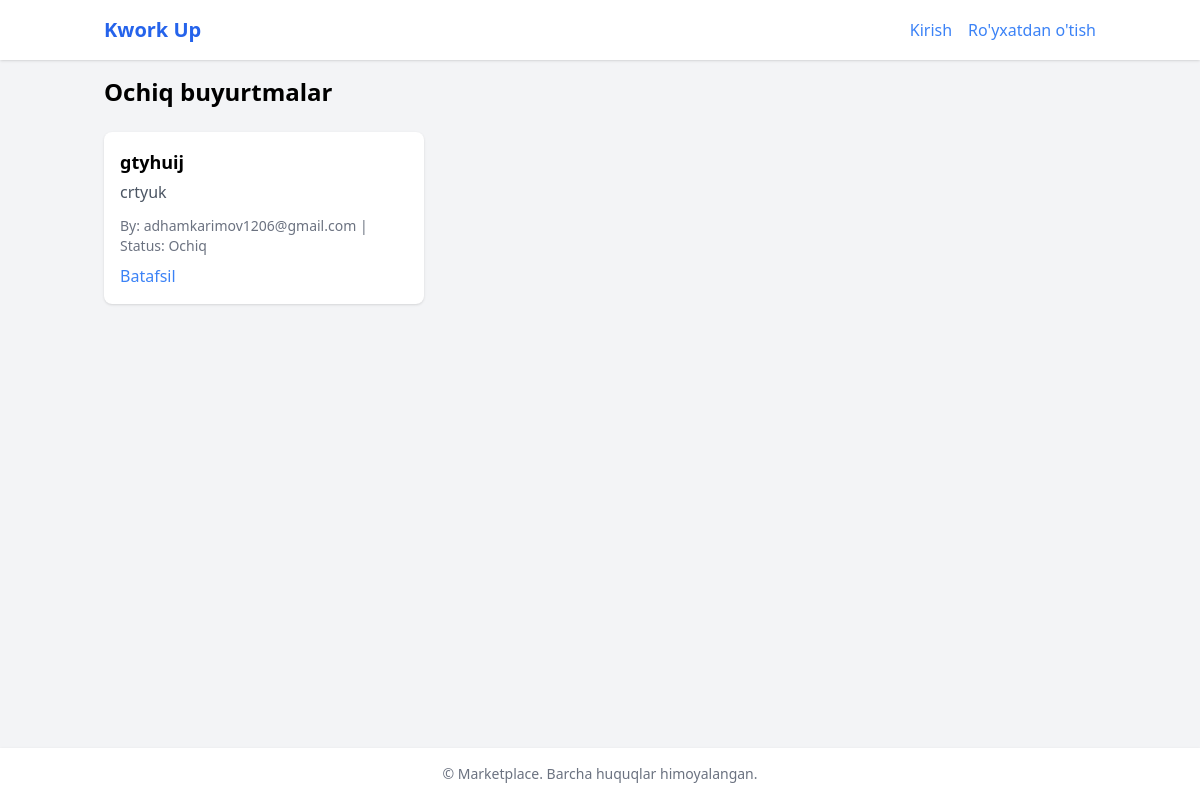
The page / on the database its author committed.
### marketplace/models.py (models this page shows, shortened)
class Order(models.Model):
    class Status(models.TextChoices):
        OPEN           = 'OPEN',           'Ochiq'
        IN_NEGOTIATION = 'IN_NEGOTIATION', 'Kelishilmoqda'
        IN_PROGRESS    = 'IN_PROGRESS',    'Jarayonda'
        COMPLETED      = 'COMPLETED',      'Tugatilgan'
        DELAYED        = 'DELAYED',        'Kechikkan'
        CANCELLED      = 'CANCELLED',      'Bekor qilingan'
    client         = models.ForeignKey(
        settings.AUTH_USER_MODEL,
        on_delete=models.CASCADE,
        related_name='orders'
    )
    assigned_freelancer = models.ForeignKey(
        settings.AUTH_USER_MODEL,
        on_delete=models.SET_NULL,
        null=True, blank=True,
        related_name='assigned_orders'
    )
    title          = models.CharField(max_length=255)
    description    = models.TextField()
    initial_budget = models.DecimalField(max_digits=12, decimal_places=2)
    final_price    = models.DecimalField(max_digits=12, decimal_places=2, null=True, blank=True)
    status         = models.CharField(max_length=20, choices=Status.choices, default=Status.OPEN)
    deadline       = models.DateTimeField(null=True, blank=True)
    tags           = models.ManyToManyField(Tag, blank=True, related_name='orders')
    created_at     = models.DateTimeField(auto_now_add=True)
    updated_at     = models.DateTimeField(auto_now=True)
    class Meta:
        ordering = ['-created_at']

### accounts/models.py (models this page shows, shortened)
class User(AbstractUser):
    class Role(models.TextChoices):
        CLIENT     = 'CLIENT',     'Mijoz'
        FREELANCER = 'FREELANCER', 'Frilanser'
    email     = models.EmailField(unique=True)
    full_name = models.CharField(max_length=255)
    role      = models.CharField(max_length=20, choices=Role.choices)
    avatar    = models.ImageField(upload_to='avatars/', null=True, blank=True)
    USERNAME_FIELD  = 'email'
    REQUIRED_FIELDS = ['username', 'full_name', 'role']

### marketplace/views.py (the view)
# urls.py: path('', views.OrderListView.as_view(), name='order_list'),
class OrderListView(View):
    def get(self, request):
        orders = Order.objects.filter(status=Order.Status.OPEN).select_related('client')
        query = request.GET.get('q', '').strip()
        if query:
            orders = orders.filter(
                Q(title__icontains=query) | Q(description__icontains=query)
            )
        tag_id = request.GET.get('tag')
        if tag_id:
            orders = orders.filter(tags__id=tag_id)
        min_budget = request.GET.get('min_budget')
        max_budget = request.GET.get('max_budget')
        if min_budget:
            orders = orders.filter(initial_budget__gte=min_budget)
        if max_budget:
            orders = orders.filter(initial_budget__lte=max_budget)
        tags = Tag.objects.all()
        context = {
            'orders': orders,
            'tags': tags,
            'query': query,
            'selected_tag': tag_id,
        }
        return render(request, 'marketplace/order_list.html', context)

### templates/marketplace/order_list.html (shortened to what this page needs)
{% extends 'base.html' %}
{% block content %}
<div class="flex justify-between items-center mb-6">
    <h1 class="text-2xl font-bold">Ochiq buyurtmalar</h1>
</div>
<div class="grid md:grid-cols-2 lg:grid-cols-3 gap-4">
    {% for order in orders %}
        <div class="bg-white rounded-lg shadow p-4 flex flex-col justify-between">
            <div>
                <h2 class="font-bold text-lg">{{ order.title }}</h2>
                <p class="text-gray-600 mt-1">{{ order.description|truncatechars:100 }}</p>
            </div>
            <div class="mt-3 text-sm text-gray-500">
                By: {{ order.client.username }} | Status: {{ order.get_status_display }}
            </div>
            <a href="{% url 'marketplace:order_detail' order.pk %}" class="mt-2 text-blue-500 hover:underline">Batafsil</a>
        </div>
    {% empty %}
        <p class="text-gray-400 col-span-full">Hozircha buyurtmalar yo‘q</p>
    {% endfor %}
</div>
{% endblock %}

### rows shown on the page
Order: title "gtyhuij", description "crtyuk", client.username "adhamkarimov1206@gmail.com", status "Ochiq"
